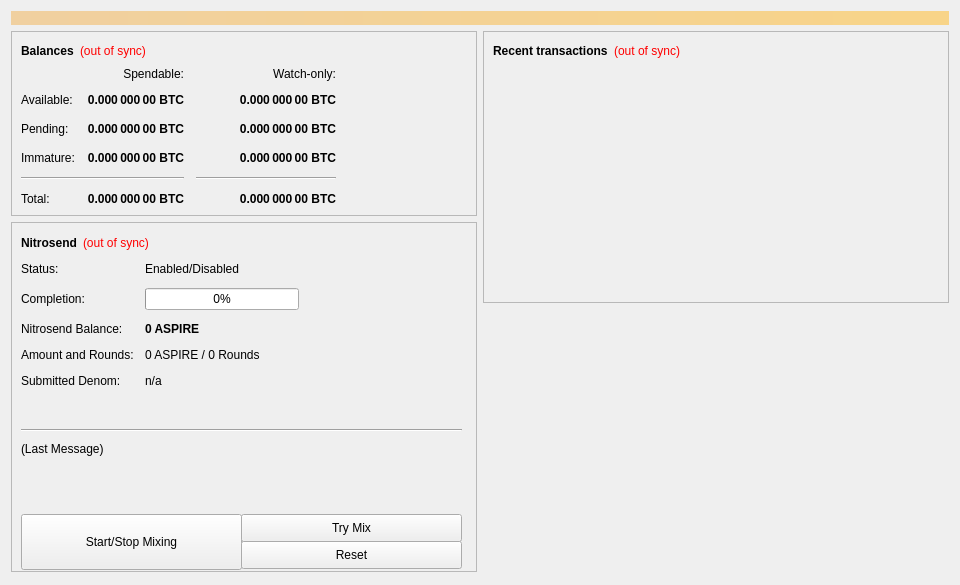
<?xml version="1.0" encoding="UTF-8"?>
<ui version="4.0">
 <class>OverviewPage</class>
 <widget class="QWidget" name="OverviewPage">
  <property name="geometry">
   <rect>
    <x>0</x>
    <y>0</y>
    <width>960</width>
    <height>585</height>
   </rect>
  </property>
  <property name="minimumSize">
   <size>
    <width>960</width>
    <height>0</height>
   </size>
  </property>
  <property name="windowTitle">
   <string>Form</string>
  </property>
  <layout class="QVBoxLayout" name="topLayout">
   <item>
    <widget class="QLabel" name="labelAlerts">
     <property name="visible">
      <bool>false</bool>
     </property>
     <property name="styleSheet">
      <string notr="true">background-color: qlineargradient(x1: 0, y1: 0, x2: 1, y2: 0, stop:0 #F0D0A0, stop:1 #F8D488); color:#000000;</string>
     </property>
     <property name="wordWrap">
      <bool>true</bool>
     </property>
     <property name="margin">
      <number>3</number>
     </property>
    </widget>
   </item>
   <item>
    <layout class="QHBoxLayout" name="horizontalLayout" stretch="1,1">
     <item>
      <layout class="QVBoxLayout" name="verticalLayout_2">
       <item>
        <widget class="QFrame" name="frame">
         <property name="frameShape">
          <enum>QFrame::StyledPanel</enum>
         </property>
         <property name="frameShadow">
          <enum>QFrame::Raised</enum>
         </property>
         <layout class="QVBoxLayout" name="verticalLayout_4">
          <item>
           <layout class="QHBoxLayout" name="horizontalLayout_4">
            <item>
             <widget class="QLabel" name="label_5">
              <property name="font">
               <font>
                <weight>75</weight>
                <bold>true</bold>
               </font>
              </property>
              <property name="text">
               <string>Balances</string>
              </property>
             </widget>
            </item>
            <item>
             <widget class="QLabel" name="labelWalletStatus">
              <property name="cursor">
               <cursorShape>WhatsThisCursor</cursorShape>
              </property>
              <property name="toolTip">
               <string>The displayed information may be out of date. Your wallet automatically synchronizes with the Aspire network after a connection is established, but this process has not completed yet.</string>
              </property>
              <property name="styleSheet">
               <string notr="true">QLabel { color: red; }</string>
              </property>
              <property name="text">
               <string notr="true">(out of sync)</string>
              </property>
              <property name="alignment">
               <set>Qt::AlignLeading|Qt::AlignLeft|Qt::AlignVCenter</set>
              </property>
             </widget>
            </item>
            <item>
             <spacer name="horizontalSpacer_3">
              <property name="orientation">
               <enum>Qt::Horizontal</enum>
              </property>
              <property name="sizeHint" stdset="0">
               <size>
                <width>40</width>
                <height>20</height>
               </size>
              </property>
             </spacer>
            </item>
           </layout>
          </item>
          <item>
           <layout class="QGridLayout" name="gridLayout">
            <property name="spacing">
             <number>12</number>
            </property>
            <item row="2" column="2">
             <widget class="QLabel" name="labelWatchPending">
              <property name="font">
               <font>
                <weight>75</weight>
                <bold>true</bold>
               </font>
              </property>
              <property name="cursor">
               <cursorShape>IBeamCursor</cursorShape>
              </property>
              <property name="toolTip">
               <string>Unconfirmed transactions to watch-only addresses</string>
              </property>
              <property name="text">
               <string notr="true">0.000 000 00 BTC</string>
              </property>
              <property name="alignment">
               <set>Qt::AlignRight|Qt::AlignTrailing|Qt::AlignVCenter</set>
              </property>
              <property name="textInteractionFlags">
               <set>Qt::LinksAccessibleByMouse|Qt::TextSelectableByKeyboard|Qt::TextSelectableByMouse</set>
              </property>
             </widget>
            </item>
            <item row="2" column="1">
             <widget class="QLabel" name="labelUnconfirmed">
              <property name="font">
               <font>
                <weight>75</weight>
                <bold>true</bold>
               </font>
              </property>
              <property name="cursor">
               <cursorShape>IBeamCursor</cursorShape>
              </property>
              <property name="toolTip">
               <string>Total of transactions that have yet to be confirmed, and do not yet count toward the spendable balance</string>
              </property>
              <property name="text">
               <string notr="true">0.000 000 00 BTC</string>
              </property>
              <property name="alignment">
               <set>Qt::AlignRight|Qt::AlignTrailing|Qt::AlignVCenter</set>
              </property>
              <property name="textInteractionFlags">
               <set>Qt::LinksAccessibleByMouse|Qt::TextSelectableByKeyboard|Qt::TextSelectableByMouse</set>
              </property>
             </widget>
            </item>
            <item row="3" column="2">
             <widget class="QLabel" name="labelWatchImmature">
              <property name="font">
               <font>
                <weight>75</weight>
                <bold>true</bold>
               </font>
              </property>
              <property name="cursor">
               <cursorShape>IBeamCursor</cursorShape>
              </property>
              <property name="toolTip">
               <string>Mined balance in watch-only addresses that has not yet matured</string>
              </property>
              <property name="text">
               <string notr="true">0.000 000 00 BTC</string>
              </property>
              <property name="alignment">
               <set>Qt::AlignRight|Qt::AlignTrailing|Qt::AlignVCenter</set>
              </property>
              <property name="textInteractionFlags">
               <set>Qt::LinksAccessibleByMouse|Qt::TextSelectableByKeyboard|Qt::TextSelectableByMouse</set>
              </property>
             </widget>
            </item>
            <item row="4" column="0" colspan="2">
             <widget class="Line" name="lineSpendableBalance">
              <property name="orientation">
               <enum>Qt::Horizontal</enum>
              </property>
             </widget>
            </item>
            <item row="4" column="2">
             <widget class="Line" name="lineWatchBalance">
              <property name="sizePolicy">
               <sizepolicy hsizetype="Preferred" vsizetype="Fixed">
                <horstretch>0</horstretch>
                <verstretch>0</verstretch>
               </sizepolicy>
              </property>
              <property name="minimumSize">
               <size>
                <width>140</width>
                <height>0</height>
               </size>
              </property>
              <property name="orientation">
               <enum>Qt::Horizontal</enum>
              </property>
             </widget>
            </item>
            <item row="5" column="0">
             <widget class="QLabel" name="labelTotalText">
              <property name="text">
               <string>Total:</string>
              </property>
             </widget>
            </item>
            <item row="3" column="1">
             <widget class="QLabel" name="labelImmature">
              <property name="font">
               <font>
                <weight>75</weight>
                <bold>true</bold>
               </font>
              </property>
              <property name="cursor">
               <cursorShape>IBeamCursor</cursorShape>
              </property>
              <property name="toolTip">
               <string>Mined balance that has not yet matured</string>
              </property>
              <property name="text">
               <string notr="true">0.000 000 00 BTC</string>
              </property>
              <property name="alignment">
               <set>Qt::AlignRight|Qt::AlignTrailing|Qt::AlignVCenter</set>
              </property>
              <property name="textInteractionFlags">
               <set>Qt::LinksAccessibleByMouse|Qt::TextSelectableByKeyboard|Qt::TextSelectableByMouse</set>
              </property>
             </widget>
            </item>
            <item row="2" column="3">
             <spacer name="horizontalSpacer_2">
              <property name="orientation">
               <enum>Qt::Horizontal</enum>
              </property>
              <property name="sizeHint" stdset="0">
               <size>
                <width>40</width>
                <height>20</height>
               </size>
              </property>
             </spacer>
            </item>
            <item row="3" column="0">
             <widget class="QLabel" name="labelImmatureText">
              <property name="text">
               <string>Immature:</string>
              </property>
             </widget>
            </item>
            <item row="5" column="1">
             <widget class="QLabel" name="labelTotal">
              <property name="font">
               <font>
                <weight>75</weight>
                <bold>true</bold>
               </font>
              </property>
              <property name="cursor">
               <cursorShape>IBeamCursor</cursorShape>
              </property>
              <property name="toolTip">
               <string>Your current total balance</string>
              </property>
              <property name="text">
               <string notr="true">0.000 000 00 BTC</string>
              </property>
              <property name="alignment">
               <set>Qt::AlignRight|Qt::AlignTrailing|Qt::AlignVCenter</set>
              </property>
              <property name="textInteractionFlags">
               <set>Qt::LinksAccessibleByMouse|Qt::TextSelectableByKeyboard|Qt::TextSelectableByMouse</set>
              </property>
             </widget>
            </item>
            <item row="5" column="2">
             <widget class="QLabel" name="labelWatchTotal">
              <property name="font">
               <font>
                <weight>75</weight>
                <bold>true</bold>
               </font>
              </property>
              <property name="cursor">
               <cursorShape>IBeamCursor</cursorShape>
              </property>
              <property name="toolTip">
               <string>Current total balance in watch-only addresses</string>
              </property>
              <property name="text">
               <string notr="true">0.000 000 00 BTC</string>
              </property>
              <property name="alignment">
               <set>Qt::AlignRight|Qt::AlignTrailing|Qt::AlignVCenter</set>
              </property>
              <property name="textInteractionFlags">
               <set>Qt::LinksAccessibleByMouse|Qt::TextSelectableByKeyboard|Qt::TextSelectableByMouse</set>
              </property>
             </widget>
            </item>
            <item row="0" column="2">
             <widget class="QLabel" name="labelWatchonly">
              <property name="text">
               <string>Watch-only:</string>
              </property>
              <property name="alignment">
               <set>Qt::AlignRight|Qt::AlignTrailing|Qt::AlignVCenter</set>
              </property>
             </widget>
            </item>
            <item row="1" column="0">
             <widget class="QLabel" name="labelBalanceText">
              <property name="text">
               <string>Available:</string>
              </property>
             </widget>
            </item>
            <item row="1" column="1">
             <widget class="QLabel" name="labelBalance">
              <property name="font">
               <font>
                <weight>75</weight>
                <bold>true</bold>
               </font>
              </property>
              <property name="cursor">
               <cursorShape>IBeamCursor</cursorShape>
              </property>
              <property name="toolTip">
               <string>Your current spendable balance</string>
              </property>
              <property name="text">
               <string notr="true">0.000 000 00 BTC</string>
              </property>
              <property name="alignment">
               <set>Qt::AlignRight|Qt::AlignTrailing|Qt::AlignVCenter</set>
              </property>
              <property name="textInteractionFlags">
               <set>Qt::LinksAccessibleByMouse|Qt::TextSelectableByKeyboard|Qt::TextSelectableByMouse</set>
              </property>
             </widget>
            </item>
            <item row="1" column="2">
             <widget class="QLabel" name="labelWatchAvailable">
              <property name="font">
               <font>
                <weight>75</weight>
                <bold>true</bold>
               </font>
              </property>
              <property name="cursor">
               <cursorShape>IBeamCursor</cursorShape>
              </property>
              <property name="toolTip">
               <string>Your current balance in watch-only addresses</string>
              </property>
              <property name="text">
               <string notr="true">0.000 000 00 BTC</string>
              </property>
              <property name="alignment">
               <set>Qt::AlignRight|Qt::AlignTrailing|Qt::AlignVCenter</set>
              </property>
              <property name="textInteractionFlags">
               <set>Qt::LinksAccessibleByMouse|Qt::TextSelectableByKeyboard|Qt::TextSelectableByMouse</set>
              </property>
             </widget>
            </item>
            <item row="2" column="0">
             <widget class="QLabel" name="labelPendingText">
              <property name="text">
               <string>Pending:</string>
              </property>
             </widget>
            </item>
            <item row="0" column="1">
             <widget class="QLabel" name="labelSpendable">
              <property name="text">
               <string>Spendable:</string>
              </property>
              <property name="alignment">
               <set>Qt::AlignRight|Qt::AlignTrailing|Qt::AlignVCenter</set>
              </property>
             </widget>
            </item>
           </layout>
          </item>
         </layout>
        </widget>
       </item>
       <item>
        <widget class="QFrame" name="frameNitrosend">
         <property name="minimumSize">
          <size>
           <width>0</width>
           <height>350</height>
          </size>
         </property>
         <property name="layoutDirection">
          <enum>Qt::LeftToRight</enum>
         </property>
         <property name="frameShape">
          <enum>QFrame::StyledPanel</enum>
         </property>
         <property name="frameShadow">
          <enum>QFrame::Raised</enum>
         </property>
         <widget class="QWidget" name="formLayoutWidget">
          <property name="geometry">
           <rect>
            <x>10</x>
            <y>40</y>
            <width>451</width>
            <height>161</height>
           </rect>
          </property>
          <layout class="QFormLayout" name="formLayout">
           <property name="fieldGrowthPolicy">
            <enum>QFormLayout::AllNonFixedFieldsGrow</enum>
           </property>
           <property name="horizontalSpacing">
            <number>11</number>
           </property>
           <property name="verticalSpacing">
            <number>12</number>
           </property>
           <item row="0" column="0">
            <widget class="QLabel" name="label_6">
             <property name="text">
              <string>Status:</string>
             </property>
            </widget>
           </item>
           <item row="1" column="0">
            <widget class="QLabel" name="label_7">
             <property name="text">
              <string>Completion:</string>
             </property>
            </widget>
           </item>
           <item row="1" column="1">
            <widget class="QProgressBar" name="nitrosendProgress">
             <property name="maximumSize">
              <size>
               <width>154</width>
               <height>16777215</height>
              </size>
             </property>
             <property name="value">
              <number>0</number>
             </property>
            </widget>
           </item>
           <item row="2" column="0">
            <widget class="QLabel" name="labelAnonymizedText">
             <property name="text">
              <string>Nitrosend Balance:</string>
             </property>
            </widget>
           </item>
           <item row="2" column="1">
            <widget class="QLabel" name="labelAnonymized">
             <property name="font">
              <font>
               <weight>75</weight>
               <bold>true</bold>
              </font>
             </property>
             <property name="text">
              <string notr="true">0 ASPIRE</string>
             </property>
            </widget>
           </item>
           <item row="3" column="0">
            <widget class="QLabel" name="label_8">
             <property name="text">
              <string>Amount and Rounds:</string>
             </property>
            </widget>
           </item>
           <item row="3" column="1">
            <widget class="QLabel" name="labelAmountRounds">
             <property name="text">
              <string>0 ASPIRE / 0 Rounds</string>
             </property>
            </widget>
           </item>
           <item row="4" column="0">
            <widget class="QLabel" name="label_9">
             <property name="text">
              <string>Submitted Denom:</string>
             </property>
            </widget>
           </item>
           <item row="4" column="1">
            <widget class="QLabel" name="labelSubmittedDenom">
             <property name="toolTip">
              <string>The denominations you submitted to the Masternode.&lt;br&gt;To mix, other users must submit the exact same denominations.</string>
             </property>
             <property name="text">
              <string>n/a</string>
             </property>
            </widget>
           </item>
           <item row="0" column="1">
            <widget class="QLabel" name="nitrosendEnabled">
             <property name="text">
              <string>Enabled/Disabled</string>
             </property>
            </widget>
           </item>
          </layout>
         </widget>
         <widget class="QPushButton" name="runAutoDenom">
          <property name="geometry">
           <rect>
            <x>251</x>
            <y>17</y>
            <width>1</width>
            <height>1</height>
           </rect>
          </property>
          <property name="palette">
           <palette>
            <active>
             <colorrole role="WindowText">
              <brush brushstyle="SolidPattern">
               <color alpha="255">
                <red>0</red>
                <green>0</green>
                <blue>0</blue>
               </color>
              </brush>
             </colorrole>
             <colorrole role="Button">
              <brush brushstyle="SolidPattern">
               <color alpha="255">
                <red>239</red>
                <green>238</green>
                <blue>238</blue>
               </color>
              </brush>
             </colorrole>
             <colorrole role="Light">
              <brush brushstyle="SolidPattern">
               <color alpha="255">
                <red>255</red>
                <green>255</green>
                <blue>255</blue>
               </color>
              </brush>
             </colorrole>
             <colorrole role="Midlight">
              <brush brushstyle="SolidPattern">
               <color alpha="255">
                <red>247</red>
                <green>246</green>
                <blue>246</blue>
               </color>
              </brush>
             </colorrole>
             <colorrole role="Dark">
              <brush brushstyle="SolidPattern">
               <color alpha="255">
                <red>119</red>
                <green>119</green>
                <blue>119</blue>
               </color>
              </brush>
             </colorrole>
             <colorrole role="Mid">
              <brush brushstyle="SolidPattern">
               <color alpha="255">
                <red>159</red>
                <green>159</green>
                <blue>159</blue>
               </color>
              </brush>
             </colorrole>
             <colorrole role="Text">
              <brush brushstyle="SolidPattern">
               <color alpha="255">
                <red>0</red>
                <green>0</green>
                <blue>0</blue>
               </color>
              </brush>
             </colorrole>
             <colorrole role="BrightText">
              <brush brushstyle="SolidPattern">
               <color alpha="255">
                <red>255</red>
                <green>255</green>
                <blue>255</blue>
               </color>
              </brush>
             </colorrole>
             <colorrole role="ButtonText">
              <brush brushstyle="SolidPattern">
               <color alpha="255">
                <red>0</red>
                <green>0</green>
                <blue>0</blue>
               </color>
              </brush>
             </colorrole>
             <colorrole role="Base">
              <brush brushstyle="SolidPattern">
               <color alpha="255">
                <red>255</red>
                <green>255</green>
                <blue>255</blue>
               </color>
              </brush>
             </colorrole>
             <colorrole role="Window">
              <brush brushstyle="SolidPattern">
               <color alpha="255">
                <red>239</red>
                <green>238</green>
                <blue>238</blue>
               </color>
              </brush>
             </colorrole>
             <colorrole role="Shadow">
              <brush brushstyle="SolidPattern">
               <color alpha="255">
                <red>0</red>
                <green>0</green>
                <blue>0</blue>
               </color>
              </brush>
             </colorrole>
             <colorrole role="AlternateBase">
              <brush brushstyle="SolidPattern">
               <color alpha="255">
                <red>247</red>
                <green>246</green>
                <blue>246</blue>
               </color>
              </brush>
             </colorrole>
             <colorrole role="ToolTipBase">
              <brush brushstyle="SolidPattern">
               <color alpha="255">
                <red>255</red>
                <green>255</green>
                <blue>220</blue>
               </color>
              </brush>
             </colorrole>
             <colorrole role="ToolTipText">
              <brush brushstyle="SolidPattern">
               <color alpha="255">
                <red>0</red>
                <green>0</green>
                <blue>0</blue>
               </color>
              </brush>
             </colorrole>
            </active>
            <inactive>
             <colorrole role="WindowText">
              <brush brushstyle="SolidPattern">
               <color alpha="255">
                <red>0</red>
                <green>0</green>
                <blue>0</blue>
               </color>
              </brush>
             </colorrole>
             <colorrole role="Button">
              <brush brushstyle="SolidPattern">
               <color alpha="255">
                <red>239</red>
                <green>238</green>
                <blue>238</blue>
               </color>
              </brush>
             </colorrole>
             <colorrole role="Light">
              <brush brushstyle="SolidPattern">
               <color alpha="255">
                <red>255</red>
                <green>255</green>
                <blue>255</blue>
               </color>
              </brush>
             </colorrole>
             <colorrole role="Midlight">
              <brush brushstyle="SolidPattern">
               <color alpha="255">
                <red>247</red>
                <green>246</green>
                <blue>246</blue>
               </color>
              </brush>
             </colorrole>
             <colorrole role="Dark">
              <brush brushstyle="SolidPattern">
               <color alpha="255">
                <red>119</red>
                <green>119</green>
                <blue>119</blue>
               </color>
              </brush>
             </colorrole>
             <colorrole role="Mid">
              <brush brushstyle="SolidPattern">
               <color alpha="255">
                <red>159</red>
                <green>159</green>
                <blue>159</blue>
               </color>
              </brush>
             </colorrole>
             <colorrole role="Text">
              <brush brushstyle="SolidPattern">
               <color alpha="255">
                <red>0</red>
                <green>0</green>
                <blue>0</blue>
               </color>
              </brush>
             </colorrole>
             <colorrole role="BrightText">
              <brush brushstyle="SolidPattern">
               <color alpha="255">
                <red>255</red>
                <green>255</green>
                <blue>255</blue>
               </color>
              </brush>
             </colorrole>
             <colorrole role="ButtonText">
              <brush brushstyle="SolidPattern">
               <color alpha="255">
                <red>0</red>
                <green>0</green>
                <blue>0</blue>
               </color>
              </brush>
             </colorrole>
             <colorrole role="Base">
              <brush brushstyle="SolidPattern">
               <color alpha="255">
                <red>255</red>
                <green>255</green>
                <blue>255</blue>
               </color>
              </brush>
             </colorrole>
             <colorrole role="Window">
              <brush brushstyle="SolidPattern">
               <color alpha="255">
                <red>239</red>
                <green>238</green>
                <blue>238</blue>
               </color>
              </brush>
             </colorrole>
             <colorrole role="Shadow">
              <brush brushstyle="SolidPattern">
               <color alpha="255">
                <red>0</red>
                <green>0</green>
                <blue>0</blue>
               </color>
              </brush>
             </colorrole>
             <colorrole role="AlternateBase">
              <brush brushstyle="SolidPattern">
               <color alpha="255">
                <red>247</red>
                <green>246</green>
                <blue>246</blue>
               </color>
              </brush>
             </colorrole>
             <colorrole role="ToolTipBase">
              <brush brushstyle="SolidPattern">
               <color alpha="255">
                <red>255</red>
                <green>255</green>
                <blue>220</blue>
               </color>
              </brush>
             </colorrole>
             <colorrole role="ToolTipText">
              <brush brushstyle="SolidPattern">
               <color alpha="255">
                <red>0</red>
                <green>0</green>
                <blue>0</blue>
               </color>
              </brush>
             </colorrole>
            </inactive>
            <disabled>
             <colorrole role="WindowText">
              <brush brushstyle="SolidPattern">
               <color alpha="255">
                <red>119</red>
                <green>119</green>
                <blue>119</blue>
               </color>
              </brush>
             </colorrole>
             <colorrole role="Button">
              <brush brushstyle="SolidPattern">
               <color alpha="255">
                <red>239</red>
                <green>238</green>
                <blue>238</blue>
               </color>
              </brush>
             </colorrole>
             <colorrole role="Light">
              <brush brushstyle="SolidPattern">
               <color alpha="255">
                <red>255</red>
                <green>255</green>
                <blue>255</blue>
               </color>
              </brush>
             </colorrole>
             <colorrole role="Midlight">
              <brush brushstyle="SolidPattern">
               <color alpha="255">
                <red>247</red>
                <green>246</green>
                <blue>246</blue>
               </color>
              </brush>
             </colorrole>
             <colorrole role="Dark">
              <brush brushstyle="SolidPattern">
               <color alpha="255">
                <red>119</red>
                <green>119</green>
                <blue>119</blue>
               </color>
              </brush>
             </colorrole>
             <colorrole role="Mid">
              <brush brushstyle="SolidPattern">
               <color alpha="255">
                <red>159</red>
                <green>159</green>
                <blue>159</blue>
               </color>
              </brush>
             </colorrole>
             <colorrole role="Text">
              <brush brushstyle="SolidPattern">
               <color alpha="255">
                <red>119</red>
                <green>119</green>
                <blue>119</blue>
               </color>
              </brush>
             </colorrole>
             <colorrole role="BrightText">
              <brush brushstyle="SolidPattern">
               <color alpha="255">
                <red>255</red>
                <green>255</green>
                <blue>255</blue>
               </color>
              </brush>
             </colorrole>
             <colorrole role="ButtonText">
              <brush brushstyle="SolidPattern">
               <color alpha="255">
                <red>119</red>
                <green>119</green>
                <blue>119</blue>
               </color>
              </brush>
             </colorrole>
             <colorrole role="Base">
              <brush brushstyle="SolidPattern">
               <color alpha="255">
                <red>239</red>
                <green>238</green>
                <blue>238</blue>
               </color>
              </brush>
             </colorrole>
             <colorrole role="Window">
              <brush brushstyle="SolidPattern">
               <color alpha="255">
                <red>239</red>
                <green>238</green>
                <blue>238</blue>
               </color>
              </brush>
             </colorrole>
             <colorrole role="Shadow">
              <brush brushstyle="SolidPattern">
               <color alpha="255">
                <red>0</red>
                <green>0</green>
                <blue>0</blue>
               </color>
              </brush>
             </colorrole>
             <colorrole role="AlternateBase">
              <brush brushstyle="SolidPattern">
               <color alpha="255">
                <red>239</red>
                <green>238</green>
                <blue>238</blue>
               </color>
              </brush>
             </colorrole>
             <colorrole role="ToolTipBase">
              <brush brushstyle="SolidPattern">
               <color alpha="255">
                <red>255</red>
                <green>255</green>
                <blue>220</blue>
               </color>
              </brush>
             </colorrole>
             <colorrole role="ToolTipText">
              <brush brushstyle="SolidPattern">
               <color alpha="255">
                <red>0</red>
                <green>0</green>
                <blue>0</blue>
               </color>
              </brush>
             </colorrole>
            </disabled>
           </palette>
          </property>
          <property name="focusPolicy">
           <enum>Qt::NoFocus</enum>
          </property>
          <property name="autoFillBackground">
           <bool>true</bool>
          </property>
          <property name="text">
           <string/>
          </property>
          <property name="flat">
           <bool>true</bool>
          </property>
         </widget>
         <widget class="QPushButton" name="toggleNitrosend">
          <property name="geometry">
           <rect>
            <x>10</x>
            <y>292</y>
            <width>221</width>
            <height>56</height>
           </rect>
          </property>
          <property name="sizePolicy">
           <sizepolicy hsizetype="MinimumExpanding" vsizetype="Fixed">
            <horstretch>0</horstretch>
            <verstretch>0</verstretch>
           </sizepolicy>
          </property>
          <property name="text">
           <string>Start/Stop Mixing</string>
          </property>
         </widget>
         <widget class="Line" name="lineLastMessage">
          <property name="geometry">
           <rect>
            <x>10</x>
            <y>200</y>
            <width>441</width>
            <height>16</height>
           </rect>
          </property>
          <property name="orientation">
           <enum>Qt::Horizontal</enum>
          </property>
         </widget>
         <widget class="QLabel" name="nitrosendStatus">
          <property name="geometry">
           <rect>
            <x>10</x>
            <y>220</y>
            <width>451</width>
            <height>61</height>
           </rect>
          </property>
          <property name="minimumSize">
           <size>
            <width>288</width>
            <height>43</height>
           </size>
          </property>
          <property name="text">
           <string>(Last Message)</string>
          </property>
          <property name="alignment">
           <set>Qt::AlignLeading|Qt::AlignLeft|Qt::AlignTop</set>
          </property>
          <property name="wordWrap">
           <bool>true</bool>
          </property>
         </widget>
         <widget class="QPushButton" name="nitrosendAuto">
          <property name="geometry">
           <rect>
            <x>230</x>
            <y>292</y>
            <width>221</width>
            <height>28</height>
           </rect>
          </property>
          <property name="sizePolicy">
           <sizepolicy hsizetype="MinimumExpanding" vsizetype="Fixed">
            <horstretch>0</horstretch>
            <verstretch>0</verstretch>
           </sizepolicy>
          </property>
          <property name="toolTip">
           <string>Try to manually submit a Nitrosend request.</string>
          </property>
          <property name="text">
           <string>Try Mix</string>
          </property>
         </widget>
         <widget class="QPushButton" name="nitrosendReset">
          <property name="geometry">
           <rect>
            <x>230</x>
            <y>319</y>
            <width>221</width>
            <height>28</height>
           </rect>
          </property>
          <property name="sizePolicy">
           <sizepolicy hsizetype="MinimumExpanding" vsizetype="Fixed">
            <horstretch>0</horstretch>
            <verstretch>0</verstretch>
           </sizepolicy>
          </property>
          <property name="toolTip">
           <string>Reset the current status of Nitrosend (can interrupt Nitrosend if it's in the process of Mixing, which can cost you money!)</string>
          </property>
          <property name="autoFillBackground">
           <bool>false</bool>
          </property>
          <property name="text">
           <string>Reset</string>
          </property>
         </widget>
         <widget class="QWidget" name="layoutWidget">
          <property name="geometry">
           <rect>
            <x>10</x>
            <y>10</y>
            <width>431</width>
            <height>22</height>
           </rect>
          </property>
          <layout class="QHBoxLayout" name="horizontalLayout_5">
           <item>
            <widget class="QLabel" name="label_2">
             <property name="font">
              <font>
               <weight>75</weight>
               <bold>true</bold>
              </font>
             </property>
             <property name="text">
              <string>Nitrosend</string>
             </property>
            </widget>
           </item>
           <item>
            <widget class="QLabel" name="labelNitrosendSyncStatus">
             <property name="toolTip">
              <string>The displayed information may be out of date. Your wallet automatically synchronizes with the Aspire network after a connection is established, but this process has not completed yet.</string>
             </property>
             <property name="styleSheet">
              <string notr="true">QLabel { color: red; }</string>
             </property>
             <property name="text">
              <string notr="true">(out of sync)</string>
             </property>
             <property name="alignment">
              <set>Qt::AlignLeading|Qt::AlignLeft|Qt::AlignVCenter</set>
             </property>
            </widget>
           </item>
           <item>
            <spacer name="horizontalSpacer_4">
             <property name="orientation">
              <enum>Qt::Horizontal</enum>
             </property>
             <property name="sizeHint" stdset="0">
              <size>
               <width>40</width>
               <height>20</height>
              </size>
             </property>
            </spacer>
           </item>
          </layout>
         </widget>
        </widget>
       </item>
       <item>
        <spacer name="verticalSpacer">
         <property name="orientation">
          <enum>Qt::Vertical</enum>
         </property>
         <property name="sizeHint" stdset="0">
          <size>
           <width>20</width>
           <height>40</height>
          </size>
         </property>
        </spacer>
       </item>
      </layout>
     </item>
     <item>
      <layout class="QVBoxLayout" name="verticalLayout_3">
       <item>
        <widget class="QFrame" name="frame_2">
         <property name="frameShape">
          <enum>QFrame::StyledPanel</enum>
         </property>
         <property name="frameShadow">
          <enum>QFrame::Raised</enum>
         </property>
         <layout class="QVBoxLayout" name="verticalLayout">
          <item>
           <layout class="QHBoxLayout" name="horizontalLayout_2">
            <item>
             <widget class="QLabel" name="label_4">
              <property name="font">
               <font>
                <weight>75</weight>
                <bold>true</bold>
               </font>
              </property>
              <property name="text">
               <string>Recent transactions</string>
              </property>
             </widget>
            </item>
            <item>
             <widget class="QLabel" name="labelTransactionsStatus">
              <property name="cursor">
               <cursorShape>WhatsThisCursor</cursorShape>
              </property>
              <property name="toolTip">
               <string>The displayed information may be out of date. Your wallet automatically synchronizes with the Aspire network after a connection is established, but this process has not completed yet.</string>
              </property>
              <property name="styleSheet">
               <string notr="true">QLabel { color: red; }</string>
              </property>
              <property name="text">
               <string notr="true">(out of sync)</string>
              </property>
              <property name="alignment">
               <set>Qt::AlignRight|Qt::AlignTrailing|Qt::AlignVCenter</set>
              </property>
             </widget>
            </item>
            <item>
             <spacer name="horizontalSpacer">
              <property name="orientation">
               <enum>Qt::Horizontal</enum>
              </property>
              <property name="sizeHint" stdset="0">
               <size>
                <width>40</width>
                <height>20</height>
               </size>
              </property>
             </spacer>
            </item>
           </layout>
          </item>
          <item>
           <widget class="QListView" name="listTransactions">
            <property name="styleSheet">
             <string notr="true">QListView { background: transparent; }</string>
            </property>
            <property name="frameShape">
             <enum>QFrame::NoFrame</enum>
            </property>
            <property name="verticalScrollBarPolicy">
             <enum>Qt::ScrollBarAlwaysOff</enum>
            </property>
            <property name="horizontalScrollBarPolicy">
             <enum>Qt::ScrollBarAlwaysOff</enum>
            </property>
            <property name="selectionMode">
             <enum>QAbstractItemView::NoSelection</enum>
            </property>
           </widget>
          </item>
         </layout>
        </widget>
       </item>
       <item>
        <spacer name="verticalSpacer_2">
         <property name="orientation">
          <enum>Qt::Vertical</enum>
         </property>
         <property name="sizeHint" stdset="0">
          <size>
           <width>20</width>
           <height>40</height>
          </size>
         </property>
        </spacer>
       </item>
      </layout>
     </item>
    </layout>
   </item>
  </layout>
 </widget>
 <resources/>
 <connections/>
</ui>
